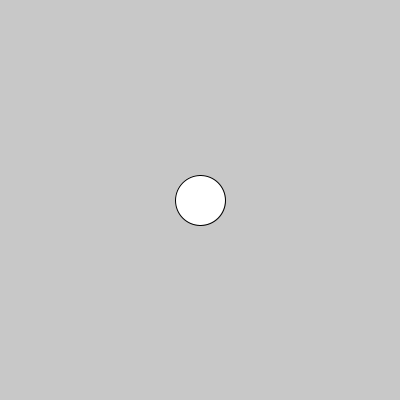
Frame 1 (no input)
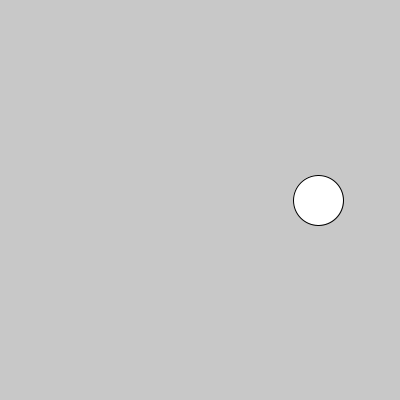
Frame 60 (the mouse pressed at the canvas centre just before this capture)
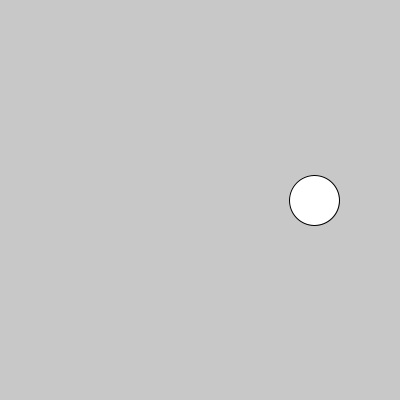
Frame 120 (the mouse held since frame 60 and released just before this capture)

The Processing sketch that drew these frames (run headless with seeded random() and noise(); from frame 60 on, the mouse is pressed at the canvas centre):

// Processing sketch: condicional_cambio_direccion
// ── condicional_cambio_direccion.pde
int tam = 50;
int dirX = 1;
int dirY = 1;
int vel = 2;
int posX;
int posY;
boolean reboteX;

void setup() {
  size(400, 400);
  posX = height/2;
  posY = width/2;
  reboteX = true;
}

void draw() {
  background(200);
  ellipse(posX, posY, tam, tam);
  if (reboteX) {
    if (posX+tam/2 > width || posX-tam/2 < 0) {
      dirX = (dirX * -1);
    }
    posX = posX + (dirX * vel);
  } else {
    if (posY+tam/2 > height || posY-tam/2 < 0) {
      dirY = (dirY * -1);
    }
    posY = posY + (dirY * vel);
  }
}

void mouseClicked() {
  if (dist(posX, posY, mouseX, mouseY) < tam/2) {
    if (reboteX) {
      dirX = dirX * -1;
    } else {
      dirY = dirY * -1;
    }
  }
}

void keyPressed(){
  reboteX = !reboteX;
}
